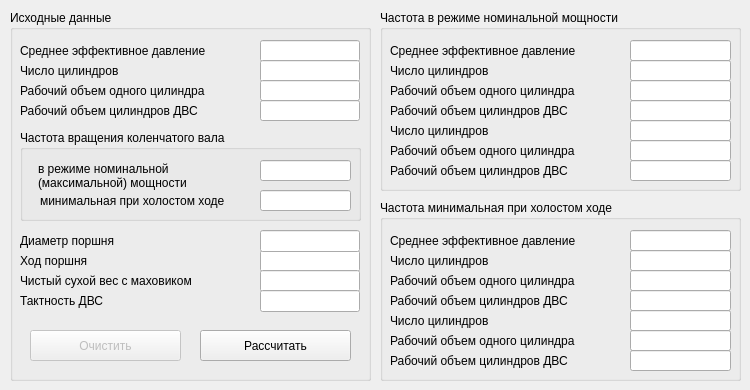
    <widget class="QWidget" name="tab_2">
     <attribute name="title">
      <string>Расчет двигателя</string>
     </attribute>
     <widget class="QGroupBox" name="groupBox_3">
      <property name="geometry">
       <rect>
        <x>380</x>
        <y>10</y>
        <width>361</width>
        <height>181</height>
       </rect>
      </property>
      <property name="title">
       <string>Частота в режиме номинальной мощности</string>
      </property>
      <widget class="QLabel" name="label_eng_11">
       <property name="geometry">
        <rect>
         <x>10</x>
         <y>30</y>
         <width>231</width>
         <height>21</height>
        </rect>
       </property>
       <property name="text">
        <string>Среднее эффективное давление</string>
       </property>
       <property name="scaledContents">
        <bool>false</bool>
       </property>
       <property name="wordWrap">
        <bool>true</bool>
       </property>
      </widget>
      <widget class="QLineEdit" name="param_eng_Nv">
       <property name="geometry">
        <rect>
         <x>250</x>
         <y>30</y>
         <width>101</width>
         <height>21</height>
        </rect>
       </property>
       <property name="text">
        <string/>
       </property>
       <property name="echoMode">
        <enum>QLineEdit::Normal</enum>
       </property>
       <property name="alignment">
        <set>Qt::AlignCenter</set>
       </property>
       <property name="readOnly">
        <bool>true</bool>
       </property>
      </widget>
      <widget class="QLineEdit" name="param_eng_Nl">
       <property name="geometry">
        <rect>
         <x>250</x>
         <y>70</y>
         <width>101</width>
         <height>21</height>
        </rect>
       </property>
       <property name="text">
        <string/>
       </property>
       <property name="echoMode">
        <enum>QLineEdit::Normal</enum>
       </property>
       <property name="alignment">
        <set>Qt::AlignCenter</set>
       </property>
       <property name="readOnly">
        <bool>true</bool>
       </property>
      </widget>
      <widget class="QLabel" name="label_eng_12">
       <property name="geometry">
        <rect>
         <x>10</x>
         <y>90</y>
         <width>231</width>
         <height>21</height>
        </rect>
       </property>
       <property name="text">
        <string>Рабочий объем цилиндров ДВС</string>
       </property>
       <property name="wordWrap">
        <bool>true</bool>
       </property>
      </widget>
      <widget class="QLabel" name="label_eng_13">
       <property name="geometry">
        <rect>
         <x>10</x>
         <y>50</y>
         <width>231</width>
         <height>21</height>
        </rect>
       </property>
       <property name="text">
        <string>Число цилиндров</string>
       </property>
       <property name="scaledContents">
        <bool>false</bool>
       </property>
       <property name="wordWrap">
        <bool>true</bool>
       </property>
      </widget>
      <widget class="QLineEdit" name="param_eng_Dc">
       <property name="geometry">
        <rect>
         <x>250</x>
         <y>50</y>
         <width>101</width>
         <height>21</height>
        </rect>
       </property>
       <property name="text">
        <string/>
       </property>
       <property name="echoMode">
        <enum>QLineEdit::Normal</enum>
       </property>
       <property name="alignment">
        <set>Qt::AlignCenter</set>
       </property>
       <property name="readOnly">
        <bool>true</bool>
       </property>
      </widget>
      <widget class="QLabel" name="label_eng_14">
       <property name="geometry">
        <rect>
         <x>10</x>
         <y>70</y>
         <width>231</width>
         <height>21</height>
        </rect>
       </property>
       <property name="text">
        <string>Рабочий объем одного цилиндра</string>
       </property>
       <property name="wordWrap">
        <bool>true</bool>
       </property>
      </widget>
      <widget class="QLineEdit" name="param_eng_DcNl">
       <property name="geometry">
        <rect>
         <x>250</x>
         <y>90</y>
         <width>101</width>
         <height>21</height>
        </rect>
       </property>
       <property name="text">
        <string/>
       </property>
       <property name="echoMode">
        <enum>QLineEdit::Normal</enum>
       </property>
       <property name="alignment">
        <set>Qt::AlignCenter</set>
       </property>
       <property name="readOnly">
        <bool>true</bool>
       </property>
      </widget>
      <widget class="QLabel" name="label_eng_15">
       <property name="geometry">
        <rect>
         <x>10</x>
         <y>130</y>
         <width>231</width>
         <height>21</height>
        </rect>
       </property>
       <property name="text">
        <string>Рабочий объем одного цилиндра</string>
       </property>
       <property name="wordWrap">
        <bool>true</bool>
       </property>
      </widget>
      <widget class="QLabel" name="label_eng_16">
       <property name="geometry">
        <rect>
         <x>10</x>
         <y>150</y>
         <width>231</width>
         <height>21</height>
        </rect>
       </property>
       <property name="text">
        <string>Рабочий объем цилиндров ДВС</string>
       </property>
       <property name="wordWrap">
        <bool>true</bool>
       </property>
      </widget>
      <widget class="QLineEdit" name="param_eng_mN">
       <property name="geometry">
        <rect>
         <x>250</x>
         <y>130</y>
         <width>101</width>
         <height>21</height>
        </rect>
       </property>
       <property name="text">
        <string/>
       </property>
       <property name="echoMode">
        <enum>QLineEdit::Normal</enum>
       </property>
       <property name="alignment">
        <set>Qt::AlignCenter</set>
       </property>
       <property name="readOnly">
        <bool>true</bool>
       </property>
      </widget>
      <widget class="QLineEdit" name="param_eng_SD">
       <property name="geometry">
        <rect>
         <x>250</x>
         <y>150</y>
         <width>101</width>
         <height>21</height>
        </rect>
       </property>
       <property name="text">
        <string/>
       </property>
       <property name="echoMode">
        <enum>QLineEdit::Normal</enum>
       </property>
       <property name="alignment">
        <set>Qt::AlignCenter</set>
       </property>
       <property name="readOnly">
        <bool>true</bool>
       </property>
      </widget>
      <widget class="QLineEdit" name="param_eng_Cm">
       <property name="geometry">
        <rect>
         <x>250</x>
         <y>110</y>
         <width>101</width>
         <height>21</height>
        </rect>
       </property>
       <property name="text">
        <string/>
       </property>
       <property name="echoMode">
        <enum>QLineEdit::Normal</enum>
       </property>
       <property name="alignment">
        <set>Qt::AlignCenter</set>
       </property>
       <property name="readOnly">
        <bool>true</bool>
       </property>
      </widget>
      <widget class="QLabel" name="label_eng_17">
       <property name="geometry">
        <rect>
         <x>10</x>
         <y>110</y>
         <width>231</width>
         <height>21</height>
        </rect>
       </property>
       <property name="text">
        <string>Число цилиндров</string>
       </property>
       <property name="scaledContents">
        <bool>false</bool>
       </property>
       <property name="wordWrap">
        <bool>true</bool>
       </property>
      </widget>
     </widget>
     <widget class="QGroupBox" name="groupBox_4">
      <property name="geometry">
       <rect>
        <x>380</x>
        <y>200</y>
        <width>361</width>
        <height>181</height>
       </rect>
      </property>
      <property name="title">
       <string>Частота минимальная при холостом ходе</string>
      </property>
      <widget class="QLabel" name="label_eng_18">
       <property name="geometry">
        <rect>
         <x>10</x>
         <y>30</y>
         <width>231</width>
         <height>21</height>
        </rect>
       </property>
       <property name="text">
        <string>Среднее эффективное давление</string>
       </property>
       <property name="scaledContents">
        <bool>false</bool>
       </property>
       <property name="wordWrap">
        <bool>true</bool>
       </property>
      </widget>
      <widget class="QLineEdit" name="param_eng_NvMin">
       <property name="geometry">
        <rect>
         <x>250</x>
         <y>30</y>
         <width>101</width>
         <height>21</height>
        </rect>
       </property>
       <property name="text">
        <string/>
       </property>
       <property name="echoMode">
        <enum>QLineEdit::Normal</enum>
       </property>
       <property name="alignment">
        <set>Qt::AlignCenter</set>
       </property>
       <property name="readOnly">
        <bool>true</bool>
       </property>
      </widget>
      <widget class="QLineEdit" name="param_eng_NlMin">
       <property name="geometry">
        <rect>
         <x>250</x>
         <y>70</y>
         <width>101</width>
         <height>21</height>
        </rect>
       </property>
       <property name="text">
        <string/>
       </property>
       <property name="echoMode">
        <enum>QLineEdit::Normal</enum>
       </property>
       <property name="alignment">
        <set>Qt::AlignCenter</set>
       </property>
       <property name="readOnly">
        <bool>true</bool>
       </property>
      </widget>
      <widget class="QLabel" name="label_eng_19">
       <property name="geometry">
        <rect>
         <x>10</x>
         <y>90</y>
         <width>231</width>
         <height>21</height>
        </rect>
       </property>
       <property name="text">
        <string>Рабочий объем цилиндров ДВС</string>
       </property>
       <property name="wordWrap">
        <bool>true</bool>
       </property>
      </widget>
      <widget class="QLabel" name="label_eng_20">
       <property name="geometry">
        <rect>
         <x>10</x>
         <y>50</y>
         <width>231</width>
         <height>21</height>
        </rect>
       </property>
       <property name="text">
        <string>Число цилиндров</string>
       </property>
       <property name="scaledContents">
        <bool>false</bool>
       </property>
       <property name="wordWrap">
        <bool>true</bool>
       </property>
      </widget>
      <widget class="QLineEdit" name="param_eng_DcMin">
       <property name="geometry">
        <rect>
         <x>250</x>
         <y>50</y>
         <width>101</width>
         <height>21</height>
        </rect>
       </property>
       <property name="text">
        <string/>
       </property>
       <property name="echoMode">
        <enum>QLineEdit::Normal</enum>
       </property>
       <property name="alignment">
        <set>Qt::AlignCenter</set>
       </property>
       <property name="readOnly">
        <bool>true</bool>
       </property>
      </widget>
      <widget class="QLabel" name="label_eng_21">
       <property name="geometry">
        <rect>
         <x>10</x>
         <y>70</y>
         <width>231</width>
         <height>21</height>
        </rect>
       </property>
       <property name="text">
        <string>Рабочий объем одного цилиндра</string>
       </property>
       <property name="wordWrap">
        <bool>true</bool>
       </property>
      </widget>
      <widget class="QLineEdit" name="param_eng_DcNlMin">
       <property name="geometry">
        <rect>
         <x>250</x>
         <y>90</y>
         <width>101</width>
         <height>21</height>
        </rect>
       </property>
       <property name="text">
        <string/>
       </property>
       <property name="echoMode">
        <enum>QLineEdit::Normal</enum>
       </property>
       <property name="alignment">
        <set>Qt::AlignCenter</set>
       </property>
       <property name="readOnly">
        <bool>true</bool>
       </property>
      </widget>
      <widget class="QLabel" name="label_eng_22">
       <property name="geometry">
        <rect>
         <x>10</x>
         <y>130</y>
         <width>231</width>
         <height>21</height>
        </rect>
       </property>
       <property name="text">
        <string>Рабочий объем одного цилиндра</string>
       </property>
       <property name="wordWrap">
        <bool>true</bool>
       </property>
      </widget>
      <widget class="QLabel" name="label_eng_23">
       <property name="geometry">
        <rect>
         <x>10</x>
         <y>150</y>
         <width>231</width>
         <height>21</height>
        </rect>
       </property>
       <property name="text">
        <string>Рабочий объем цилиндров ДВС</string>
       </property>
       <property name="wordWrap">
        <bool>true</bool>
       </property>
      </widget>
      <widget class="QLineEdit" name="param_eng_mNMin">
       <property name="geometry">
        <rect>
         <x>250</x>
         <y>130</y>
         <width>101</width>
         <height>21</height>
        </rect>
       </property>
       <property name="text">
        <string/>
       </property>
       <property name="echoMode">
        <enum>QLineEdit::Normal</enum>
       </property>
       <property name="alignment">
        <set>Qt::AlignCenter</set>
       </property>
       <property name="readOnly">
        <bool>true</bool>
       </property>
      </widget>
      <widget class="QLineEdit" name="param_eng_SDMin">
       <property name="geometry">
        <rect>
         <x>250</x>
         <y>150</y>
         <width>101</width>
         <height>21</height>
        </rect>
       </property>
       <property name="text">
        <string/>
       </property>
       <property name="echoMode">
        <enum>QLineEdit::Normal</enum>
       </property>
       <property name="alignment">
        <set>Qt::AlignCenter</set>
       </property>
       <property name="dragEnabled">
        <bool>true</bool>
       </property>
       <property name="readOnly">
        <bool>true</bool>
       </property>
      </widget>
      <widget class="QLineEdit" name="param_eng_CmMin">
       <property name="geometry">
        <rect>
         <x>250</x>
         <y>110</y>
         <width>101</width>
         <height>21</height>
        </rect>
       </property>
       <property name="text">
        <string/>
       </property>
       <property name="echoMode">
        <enum>QLineEdit::Normal</enum>
       </property>
       <property name="alignment">
        <set>Qt::AlignCenter</set>
       </property>
       <property name="readOnly">
        <bool>true</bool>
       </property>
      </widget>
      <widget class="QLabel" name="label_eng_24">
       <property name="geometry">
        <rect>
         <x>10</x>
         <y>110</y>
         <width>231</width>
         <height>21</height>
        </rect>
       </property>
       <property name="text">
        <string>Число цилиндров</string>
       </property>
       <property name="scaledContents">
        <bool>false</bool>
       </property>
       <property name="wordWrap">
        <bool>true</bool>
       </property>
      </widget>
     </widget>
     <widget class="QGroupBox" name="groupBox_2">
      <property name="geometry">
       <rect>
        <x>10</x>
        <y>10</y>
        <width>361</width>
        <height>371</height>
       </rect>
      </property>
      <property name="title">
       <string>Исходные данные</string>
      </property>
      <widget class="QLabel" name="label_eng_8">
       <property name="geometry">
        <rect>
         <x>10</x>
         <y>240</y>
         <width>231</width>
         <height>21</height>
        </rect>
       </property>
       <property name="text">
        <string>Ход поршня</string>
       </property>
       <property name="wordWrap">
        <bool>true</bool>
       </property>
      </widget>
      <widget class="QGroupBox" name="groupBox_5">
       <property name="geometry">
        <rect>
         <x>10</x>
         <y>120</y>
         <width>341</width>
         <height>91</height>
        </rect>
       </property>
       <property name="title">
        <string>Частота вращения коленчатого вала</string>
       </property>
       <widget class="QLabel" name="label_eng_5">
        <property name="geometry">
         <rect>
          <x>18</x>
          <y>30</y>
          <width>211</width>
          <height>31</height>
         </rect>
        </property>
        <property name="text">
         <string>в режиме номинальной (максимальной) мощности</string>
        </property>
        <property name="wordWrap">
         <bool>true</bool>
        </property>
       </widget>
       <widget class="QLineEdit" name="param_eng_nNorm">
        <property name="geometry">
         <rect>
          <x>240</x>
          <y>30</y>
          <width>91</width>
          <height>21</height>
         </rect>
        </property>
        <property name="text">
         <string/>
        </property>
       </widget>
       <widget class="QLabel" name="label_eng_6">
        <property name="geometry">
         <rect>
          <x>20</x>
          <y>60</y>
          <width>211</width>
          <height>21</height>
         </rect>
        </property>
        <property name="text">
         <string>минимальная при холостом ходе</string>
        </property>
        <property name="wordWrap">
         <bool>true</bool>
        </property>
       </widget>
       <widget class="QLineEdit" name="param_eng_nMin">
        <property name="geometry">
         <rect>
          <x>240</x>
          <y>60</y>
          <width>91</width>
          <height>21</height>
         </rect>
        </property>
        <property name="text">
         <string/>
        </property>
       </widget>
      </widget>
      <widget class="QLabel" name="label_eng_7">
       <property name="geometry">
        <rect>
         <x>10</x>
         <y>220</y>
         <width>231</width>
         <height>21</height>
        </rect>
       </property>
       <property name="text">
        <string>Диаметр поршня</string>
       </property>
       <property name="wordWrap">
        <bool>true</bool>
       </property>
      </widget>
      <widget class="QLineEdit" name="param_eng_Pe">
       <property name="geometry">
        <rect>
         <x>250</x>
         <y>30</y>
         <width>100</width>
         <height>22</height>
        </rect>
       </property>
       <property name="text">
        <string/>
       </property>
      </widget>
      <widget class="QLabel" name="label_eng_4">
       <property name="geometry">
        <rect>
         <x>10</x>
         <y>90</y>
         <width>231</width>
         <height>21</height>
        </rect>
       </property>
       <property name="text">
        <string>Рабочий объем цилиндров ДВС</string>
       </property>
       <property name="wordWrap">
        <bool>true</bool>
       </property>
      </widget>
      <widget class="QLineEdit" name="param_eng_Vl">
       <property name="geometry">
        <rect>
         <x>250</x>
         <y>90</y>
         <width>100</width>
         <height>21</height>
        </rect>
       </property>
       <property name="text">
        <string/>
       </property>
      </widget>
      <widget class="QLabel" name="label_eng_3">
       <property name="geometry">
        <rect>
         <x>10</x>
         <y>70</y>
         <width>231</width>
         <height>21</height>
        </rect>
       </property>
       <property name="text">
        <string>Рабочий объем одного цилиндра</string>
       </property>
       <property name="wordWrap">
        <bool>true</bool>
       </property>
      </widget>
      <widget class="QLineEdit" name="param_eng_S">
       <property name="geometry">
        <rect>
         <x>250</x>
         <y>240</y>
         <width>100</width>
         <height>22</height>
        </rect>
       </property>
       <property name="text">
        <string/>
       </property>
      </widget>
      <widget class="QLabel" name="label_eng_2">
       <property name="geometry">
        <rect>
         <x>10</x>
         <y>50</y>
         <width>231</width>
         <height>21</height>
        </rect>
       </property>
       <property name="text">
        <string>Число цилиндров</string>
       </property>
       <property name="scaledContents">
        <bool>false</bool>
       </property>
       <property name="wordWrap">
        <bool>true</bool>
       </property>
      </widget>
      <widget class="QLineEdit" name="param_eng_M">
       <property name="geometry">
        <rect>
         <x>250</x>
         <y>260</y>
         <width>100</width>
         <height>22</height>
        </rect>
       </property>
       <property name="text">
        <string/>
       </property>
      </widget>
      <widget class="QLabel" name="label_eng_9">
       <property name="geometry">
        <rect>
         <x>10</x>
         <y>260</y>
         <width>231</width>
         <height>21</height>
        </rect>
       </property>
       <property name="text">
        <string>Чистый сухой вес с маховиком</string>
       </property>
       <property name="wordWrap">
        <bool>true</bool>
       </property>
      </widget>
      <widget class="QLineEdit" name="param_eng_Dp">
       <property name="geometry">
        <rect>
         <x>250</x>
         <y>220</y>
         <width>100</width>
         <height>22</height>
        </rect>
       </property>
       <property name="text">
        <string/>
       </property>
      </widget>
      <widget class="QLineEdit" name="param_eng_i">
       <property name="geometry">
        <rect>
         <x>250</x>
         <y>50</y>
         <width>100</width>
         <height>22</height>
        </rect>
       </property>
       <property name="text">
        <string/>
       </property>
      </widget>
      <widget class="QLabel" name="label_eng">
       <property name="geometry">
        <rect>
         <x>10</x>
         <y>30</y>
         <width>231</width>
         <height>21</height>
        </rect>
       </property>
       <property name="text">
        <string>Среднее эффективное давление</string>
       </property>
       <property name="scaledContents">
        <bool>false</bool>
       </property>
       <property name="wordWrap">
        <bool>true</bool>
       </property>
      </widget>
      <widget class="QLineEdit" name="param_eng_tau">
       <property name="geometry">
        <rect>
         <x>250</x>
         <y>280</y>
         <width>100</width>
         <height>22</height>
        </rect>
       </property>
       <property name="text">
        <string/>
       </property>
      </widget>
      <widget class="QLabel" name="label_eng_10">
       <property name="geometry">
        <rect>
         <x>10</x>
         <y>280</y>
         <width>231</width>
         <height>21</height>
        </rect>
       </property>
       <property name="text">
        <string>Тактность ДВС</string>
       </property>
       <property name="wordWrap">
        <bool>true</bool>
       </property>
      </widget>
      <widget class="QLineEdit" name="param_eng_Vh">
       <property name="geometry">
        <rect>
         <x>250</x>
         <y>70</y>
         <width>100</width>
         <height>21</height>
        </rect>
       </property>
       <property name="text">
        <string/>
       </property>
      </widget>
      <widget class="QPushButton" name="_btn_CalcEng">
       <property name="geometry">
        <rect>
         <x>190</x>
         <y>320</y>
         <width>151</width>
         <height>31</height>
        </rect>
       </property>
       <property name="text">
        <string>Рассчитать</string>
       </property>
      </widget>
      <widget class="QPushButton" name="pushButton_5">
       <property name="enabled">
        <bool>false</bool>
       </property>
       <property name="geometry">
        <rect>
         <x>20</x>
         <y>320</y>
         <width>151</width>
         <height>31</height>
        </rect>
       </property>
       <property name="text">
        <string>Очистить</string>
       </property>
      </widget>
     </widget>
    </widget>
